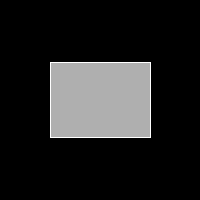
Frame 1 (no input)
Frame 60 (the mouse pressed at the canvas centre just before this capture): identical to frame 1, image omitted
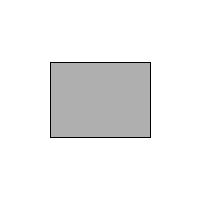
Frame 120 (the mouse held since frame 60 and released just before this capture)

The Processing sketch that drew these frames (run headless with seeded random() and noise(); from frame 60 on, the mouse is pressed at the canvas centre):

// Processing sketch: exo13_7
// ── exo13_7.pde
boolean button = false;
Bouton Boutton;


void setup() {
  size(200, 200);
  Boutton = new Bouton(width/2, height/2, 100, 75, color(175, 175, 175));
}

void draw() {
  if (button) {
    background(255);
    stroke(0);
  } else {
    background(0);
    stroke(255);
  }

  Boutton.dessiner();
}

void mousePressed() {
    if (Boutton.sourisDedans()) {
        button = !button;
    }
}
// ── Bouton.pde
class Bouton{

    int x;
    int y;
    int wid;
    int hei;
    color couleur;

    Bouton(int x, int y, int w, int h, color couleur) {
        this.x = x;
        this.y = y;
        this.hei = h;
        this.wid = w;
        this.couleur = couleur;
    }

    void dessiner() {
        rectMode(CENTER);
        fill(couleur);
        rect(x, y, wid, hei);
    }

    boolean sourisDedans() {
        return (mouseX > x-wid/2 && mouseX < x+wid/2 &&
        mouseY > y-hei/2 && mouseY < y+hei/2);
    }
}
